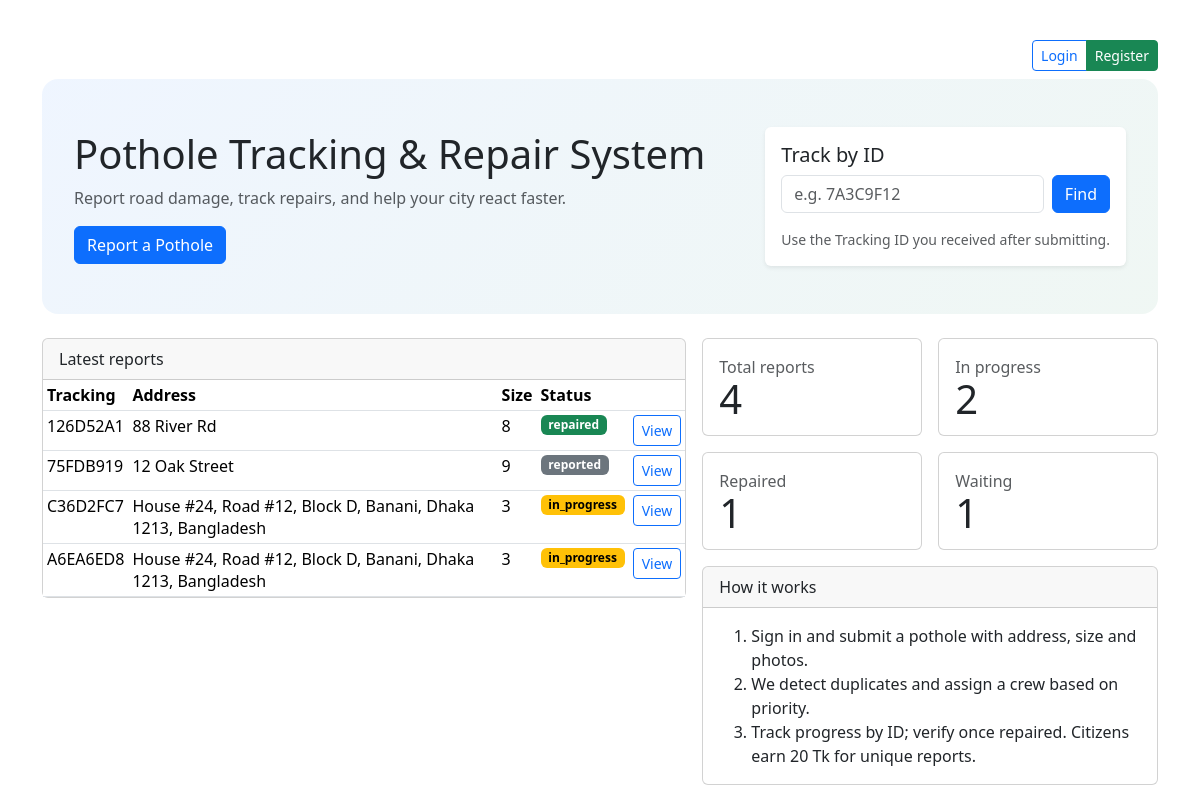
The page / on the database its author committed.
### models.py (models this page shows)
class TimestampMixin:
    created_at = db.Column(db.DateTime, default=datetime.utcnow)
    updated_at = db.Column(db.DateTime, default=datetime.utcnow, onupdate=datetime.utcnow)

class Pothole(TimestampMixin, db.Model):
    id = db.Column(db.Integer, primary_key=True)
    public_id = db.Column(db.String(16), unique=True, index=True)
    street_address = db.Column(db.String(255), nullable=False)
    address_norm = db.Column(db.String(255), index=True)
    latitude = db.Column(db.Float)
    longitude = db.Column(db.Float)
    size_1_10 = db.Column(db.Integer, nullable=False)
    location_type = db.Column(db.String(30))  # middle/curb/edge
    district_id = db.Column(db.Integer, db.ForeignKey("district.id"))
    district = db.relationship("District")
    priority = db.Column(db.String(10))       # Low/Medium/High
    status = db.Column(db.String(20), default="reported")
    reporter_name = db.Column(db.String(120))
    reporter_email = db.Column(db.String(120))
    reporter_phone = db.Column(db.String(32))
    work_orders = db.relationship("WorkOrder", backref="pothole", lazy="dynamic", cascade="all, delete-orphan")
    photos = db.relationship("Photo", backref="pothole", lazy="dynamic", cascade="all, delete-orphan")
    reports = db.relationship("PotholeReport", backref="pothole", lazy="dynamic", cascade="all, delete-orphan")

### blueprints/public/routes.py (the view)
@bp.route("/")
def home():
    total = Pothole.query.count()
    reported = Pothole.query.filter_by(status="reported").count()
    in_prog = Pothole.query.filter_by(status="in_progress").count()
    repaired = Pothole.query.filter_by(status="repaired").count()
    latest = Pothole.query.order_by(Pothole.created_at.desc()).limit(6).all()
    return render_template("public/home.html",
                           stats=dict(total=total, reported=reported, in_progress=in_prog, repaired=repaired),
                           latest=latest)

### templates/public/home.html (shortened to what this page needs)
﻿{% extends "base.html" %}
{% block content %}
<div class="d-flex justify-content-end mb-2">
  {% if current_user.is_authenticated %}
    <a class="btn btn-outline-danger btn-sm" href="{{ url_for('auth.logout') }}">Logout</a>
  {% else %}
    <div class="btn-group">
      <a class="btn btn-outline-primary btn-sm" href="{{ url_for('auth.login') }}">Login</a>
      <a class="btn btn-success btn-sm" href="{{ url_for('auth.register') }}">Register</a>
    </div>
  {% endif %}
</div>
<div class="hero mb-4">
  <div class="d-flex flex-column flex-lg-row align-items-start align-items-lg-center justify-content-between gap-3">
    <div>
      <h1 class="display-6 mb-2">Pothole Tracking & Repair System</h1>
      <p class="text-muted mb-3">Report road damage, track repairs, and help your city react faster.</p>
      <div class="d-flex gap-2">
        <a class="btn btn-primary" href="{{ url_for('public.report') }}">Report a Pothole</a>
      </div>
    </div>
    <div class="card border-0 shadow-sm" style="min-width: 320px;">
      <div class="card-body">
        <h5 class="card-title mb-2">Track by ID</h5>
        <form method="post" action="{{ url_for('public.track_lookup') }}" class="d-flex gap-2">
          <input class="form-control" name="tracking_id" placeholder="e.g. 7A3C9F12" required>
          <button class="btn btn-primary">Find</button>
        </form>
        <small class="text-muted">Use the Tracking ID you received after submitting.</small>
      </div>
    </div>
  </div>
</div>
<div class="row g-3">
  <div class="col-12 col-lg-7">
    <div class="card">
      <div class="card-header">Latest reports</div>
      <div class="card-body p-0">
        <table class="table table-sm mb-0">
          <thead><tr><th>Tracking</th><th>Address</th><th>Size</th><th>Status</th><th></th></tr></thead>
          <tbody>
            {% for p in latest %}
              <tr>
                <td>{{ p.public_id }}</td>
                <td>{{ p.street_address }}</td>
                <td>{{ p.size_1_10 }}</td>
                <td>
                  {% set c = 'secondary' %}
                  {% if p.status == 'repaired' %}{% set c = 'success' %}
                  {% elif p.status == 'in_progress' %}{% set c = 'warning' %}
                  {% elif p.status in ['temporary','not_repaired'] %}{% set c = 'danger' %}{% endif %}
                  <span class="badge text-bg-{{ c }}">{{ p.status }}</span>
                </td>
                <td class="text-end"><a class="btn btn-sm btn-outline-primary" href="{{ url_for('public.track', public_id=p.public_id) }}">View</a></td>
              </tr>
            {% else %}
              <tr><td colspan="5" class="text-muted p-3">No reports yet.</td></tr>
            {% endfor %}
          </tbody>
        </table>
      </div>
    </div>
  </div>
  <div class="col-12 col-lg-5">
    <div class="row g-3">
      <div class="col-6">
        <div class="card stat-card"><div class="card-body">
          <div class="text-muted">Total reports</div>
          <div class="display-6">{{ stats.total }}</div>
        </div></div>
      </div>
      <div class="col-6">
        <div class="card stat-card"><div class="card-body">
          <div class="text-muted">In progress</div>
          <div class="display-6">{{ stats.in_progress }}</div>
        </div></div>
      </div>
      <div class="col-6">
        <div class="card stat-card"><div class="card-body">
          <div class="text-muted">Repaired</div>
          <div class="display-6">{{ stats.repaired }}</div>
        </div></div>
      </div>
      <div class="col-6">
        <div class="card stat-card"><div class="card-body">
          <div class="text-muted">Waiting</div>
          <div class="display-6">{{ stats.reported }}</div>
        </div></div>
      </div>
    </div>
    <div class="card mt-3">
      <div class="card-header">How it works</div>
      <div class="card-body">
        <ol class="mb-0">
          <li>Sign in and submit a pothole with address, size and photos.</li>
          <li>We detect duplicates and assign a crew based on priority.</li>
          <li>Track progress by ID; verify once repaired. Citizens earn 20 Tk for unique reports.</li>
        </ol>
      </div>
    </div>
  </div>
</div>
{% endblock %}

### static/css/site.css (style rules this page uses)
.stat-card .display-6 { line-height: 1; }

### rows shown on the page
Pothole: public_id "126D52A1", street_address "88 River Rd", size_1_10 "8", status "repaired"
Pothole: public_id "75FDB919", street_address "12 Oak Street", size_1_10 "9", status "reported"
Pothole: public_id "C36D2FC7", street_address "House #24, Road #12, Block D, Banani, Dhaka 1213, Bangladesh", size_1_10 "3", status "in_progress"
Pothole: public_id "A6EA6ED8", street_address "House #24, Road #12, Block D, Banani, Dhaka 1213, Bangladesh", size_1_10 "3", status "in_progress"

### other values the page prints
{{ stats.total }} "4"
{{ stats.in_progress }} "2"
{{ stats.repaired }} "1"
{{ stats.reported }} "1"
